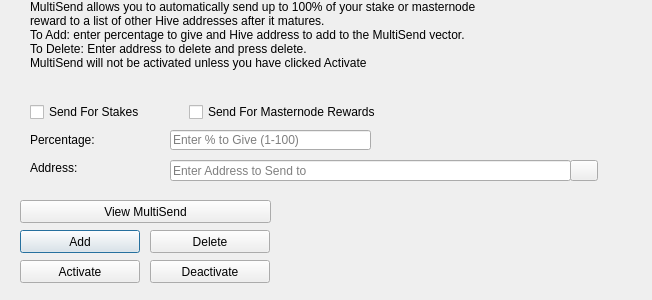
<?xml version="1.0" encoding="UTF-8"?>
<ui version="4.0">
 <class>MultiSendDialog</class>
 <widget class="QDialog" name="MultiSendDialog">
  <property name="windowModality">
   <enum>Qt::NonModal</enum>
  </property>
  <property name="geometry">
   <rect>
    <x>0</x>
    <y>0</y>
    <width>652</width>
    <height>300</height>
   </rect>
  </property>
  <property name="windowTitle">
   <string>MultiSend</string>
  </property>
  <widget class="QLineEdit" name="multiSendPercentEdit">
   <property name="geometry">
    <rect>
     <x>170</x>
     <y>130</y>
     <width>201</width>
     <height>20</height>
    </rect>
   </property>
   <property name="toolTip">
    <string>Enter whole numbers 1 - 100</string>
   </property>
   <property name="placeholderText">
    <string>Enter % to Give (1-100)</string>
   </property>
  </widget>
  <widget class="QLineEdit" name="multiSendAddressEdit">
   <property name="geometry">
    <rect>
     <x>170</x>
     <y>160</y>
     <width>401</width>
     <height>21</height>
    </rect>
   </property>
   <property name="toolTip">
    <string/>
   </property>
   <property name="placeholderText">
    <string>Enter Address to Send to</string>
   </property>
  </widget>
  <widget class="QLabel" name="label_2">
   <property name="geometry">
    <rect>
     <x>30</x>
     <y>0</y>
     <width>451</width>
     <height>121</height>
    </rect>
   </property>
   <property name="lineWidth">
    <number>1</number>
   </property>
   <property name="text">
    <string>MultiSend allows you to automatically send up to 100% of your stake or masternode reward to a list of other Hive addresses after it matures.
To Add: enter percentage to give and Hive address to add to the MultiSend vector.
To Delete: Enter address to delete and press delete.
MultiSend will not be activated unless you have clicked Activate</string>
   </property>
   <property name="alignment">
    <set>Qt::AlignLeading|Qt::AlignLeft|Qt::AlignTop</set>
   </property>
   <property name="wordWrap">
    <bool>true</bool>
   </property>
  </widget>
  <widget class="QLabel" name="message">
   <property name="geometry">
    <rect>
     <x>290</x>
     <y>200</y>
     <width>351</width>
     <height>91</height>
    </rect>
   </property>
   <property name="text">
    <string/>
   </property>
  </widget>
  <widget class="QPushButton" name="addButton">
   <property name="geometry">
    <rect>
     <x>20</x>
     <y>230</y>
     <width>120</width>
     <height>23</height>
    </rect>
   </property>
   <property name="toolTip">
    <string/>
   </property>
   <property name="statusTip">
    <string>Add to MultiSend Vector</string>
   </property>
   <property name="text">
    <string>Add</string>
   </property>
  </widget>
  <widget class="QPushButton" name="disableButton">
   <property name="geometry">
    <rect>
     <x>150</x>
     <y>260</y>
     <width>120</width>
     <height>23</height>
    </rect>
   </property>
   <property name="statusTip">
    <string>Deactivate MultiSend</string>
   </property>
   <property name="text">
    <string>Deactivate</string>
   </property>
  </widget>
  <widget class="QPushButton" name="addressBookButton">
   <property name="geometry">
    <rect>
     <x>570</x>
     <y>160</y>
     <width>28</width>
     <height>21</height>
    </rect>
   </property>
   <property name="toolTip">
    <string>Choose an address from the address book</string>
   </property>
   <property name="text">
    <string/>
   </property>
   <property name="icon">
    <iconset resource="../hive.qrc">
     <normaloff>:/icons/address-book</normaloff>:/icons/address-book</iconset>
   </property>
   <property name="shortcut">
    <string>Alt+A</string>
   </property>
   <property name="autoDefault">
    <bool>false</bool>
   </property>
  </widget>
  <widget class="QLabel" name="label">
   <property name="geometry">
    <rect>
     <x>30</x>
     <y>130</y>
     <width>121</width>
     <height>20</height>
    </rect>
   </property>
   <property name="toolTip">
    <string>Percentage of stake to send</string>
   </property>
   <property name="text">
    <string>Percentage:</string>
   </property>
  </widget>
  <widget class="QLabel" name="label_5">
   <property name="geometry">
    <rect>
     <x>30</x>
     <y>160</y>
     <width>111</width>
     <height>16</height>
    </rect>
   </property>
   <property name="toolTip">
    <string>Address to send portion of stake to</string>
   </property>
   <property name="text">
    <string>Address:</string>
   </property>
  </widget>
  <widget class="QPushButton" name="deleteButton">
   <property name="geometry">
    <rect>
     <x>150</x>
     <y>230</y>
     <width>120</width>
     <height>23</height>
    </rect>
   </property>
   <property name="toolTip">
    <string/>
   </property>
   <property name="statusTip">
    <string>Delete Address From MultiSend Vector</string>
   </property>
   <property name="text">
    <string>Delete</string>
   </property>
  </widget>
  <widget class="QPushButton" name="activateButton">
   <property name="geometry">
    <rect>
     <x>20</x>
     <y>260</y>
     <width>120</width>
     <height>23</height>
    </rect>
   </property>
   <property name="statusTip">
    <string>Activate MultiSend</string>
   </property>
   <property name="text">
    <string>Activate</string>
   </property>
  </widget>
  <widget class="QPushButton" name="viewButton">
   <property name="geometry">
    <rect>
     <x>20</x>
     <y>200</y>
     <width>251</width>
     <height>23</height>
    </rect>
   </property>
   <property name="toolTip">
    <string/>
   </property>
   <property name="statusTip">
    <string>View MultiSend Vector</string>
   </property>
   <property name="text">
    <string>View MultiSend</string>
   </property>
  </widget>
  <widget class="QWidget" name="horizontalLayoutWidget">
   <property name="geometry">
    <rect>
     <x>30</x>
     <y>100</y>
     <width>351</width>
     <height>24</height>
    </rect>
   </property>
   <layout class="QHBoxLayout" name="horizontalLayout">
    <item>
     <widget class="QCheckBox" name="multiSendStakeCheckBox">
      <property name="text">
       <string>Send For Stakes</string>
      </property>
     </widget>
    </item>
    <item>
     <widget class="QCheckBox" name="multiSendMasternodeCheckBox">
      <property name="text">
       <string>Send For Masternode Rewards</string>
      </property>
     </widget>
    </item>
   </layout>
  </widget>
 </widget>
 <resources>
  <include location="../hive.qrc"/>
 </resources>
 <connections/>
</ui>
